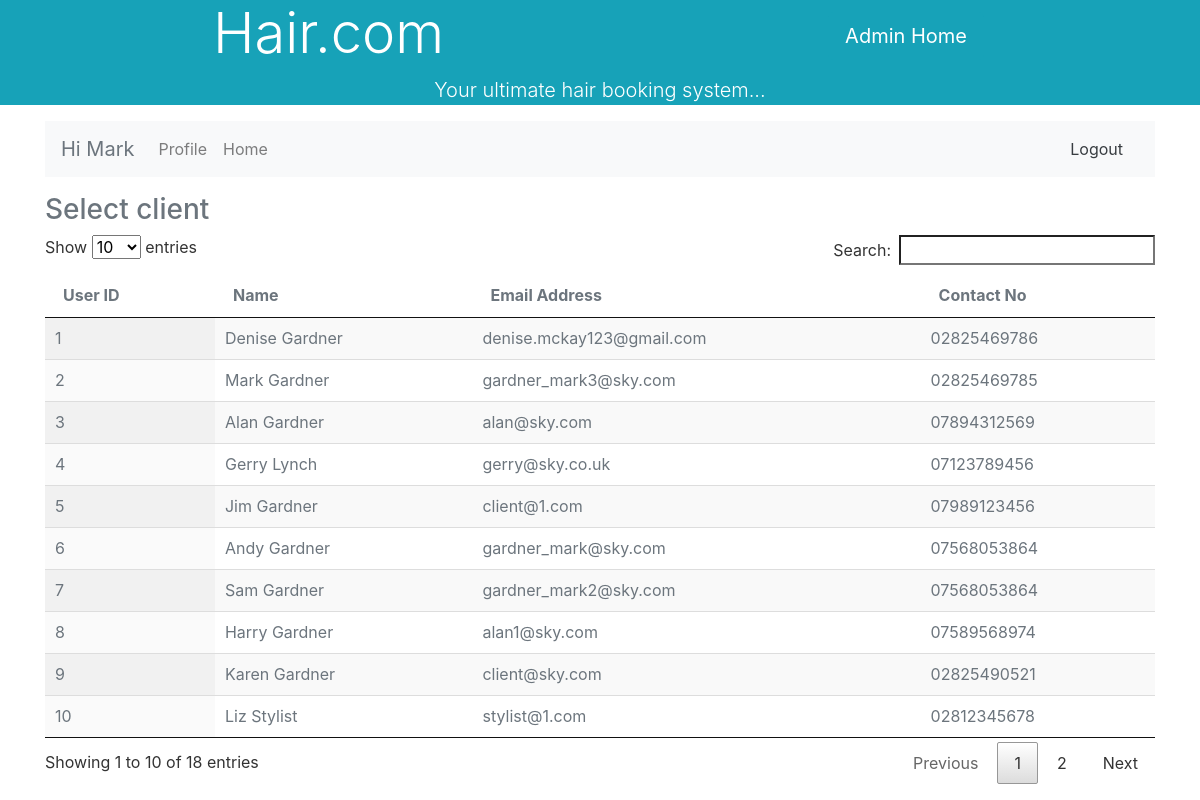
Page /bookApp.php (signed in) on the committed database.
### tables this page shows
CREATE TABLE `tblusers` (
  `UserID` int(11) NOT NULL,
  `Firstname` varchar(50) NOT NULL,
  `Surname` varchar(50) NOT NULL,
  `Username` varchar(50) NOT NULL,
  `Password` char(255) NOT NULL,
  `phonenumber` varchar(11) DEFAULT NULL,
  `address1` varchar(50) DEFAULT '''NULL''',
  `address2` varchar(50) DEFAULT '''NULL''',
  `postcode` varchar(8) DEFAULT '''NULL''',
  `DateRegistered` datetime NOT NULL DEFAULT current_timestamp(),
  `UserType` int(1) NOT NULL,
  `hairAnalysis` tinyint(1) NOT NULL
);

### bookApp.php (the view, shortened to what this page needs)
<?php
include 'myFunctions.php';
?>
<!doctype html>
<html lang="en">
<head>
    <link rel="stylesheet" type="text/css" href="css/jquery.dataTables.min.css"/>
    <link rel="stylesheet" type="text/css" href="css/buttons.dataTables.min.css"/>
    <link href="bootstrap-4.0.0-dist\css\bootstrap.min.css" rel="stylesheet"/>
    <link href="css/my.css" rel="stylesheet"/>
</head>
<body>
<div class="float-right sticky-top"
     style="padding:1% 18%"><?php Button('Admin Home', 'hair.com_stylistAdmin_home.php') ?></div>
<div class="container text-muted">
    <?php
    $query = "SELECT * FROM tblusers";
    $result = $db->query($query);
    if ($result->num_rows > 0) {
    ?>
    <h3>Select client</h3>
    <table id="custTbl" class="display nowrap" >
        <thead>
        <tr>
            <th scope="col">User ID</th>
            <th scope="col">Name</th>
            <th scope="col">Email Address</th>
            <th scope="col">Contact No</th>
        </tr>
        </thead>
        <?php
        while ($row = mysqli_fetch_array($result)) {
            $id = $row['UserID'];
            $Firstname = $row['Firstname'];
            $surname = $row['Surname'];
            $username = $row['Username'];
            $phonenumber = $row['phonenumber'];
            ?>
            <tr style="cursor: pointer;" onclick="location.href='appBookForm.php?custID=<?php echo $id  ?>';" >
            <td> <?php echo $row['UserID'] ?> </td>
                <td>
                    <div> <?php echo $Firstname . " " . $surname ?> </div>
                </td>
                <td>
                    <div class='edit' id='<?php echo $id; ?>'> <?php echo $username; ?> </div>
                </td>
                <td>
                    <div class='edit' id='<?php echo $id; ?>'> <?php echo $phonenumber; ?></div>
                </td>
            </tr>
            <?php
        }
        }
        ?>
    </table>
</div>
</body>
</html>

### css/my.css (style rules this page uses)
.edit { width: 100%; height: 25px; }

### rows in the picture
tblusers: UserID "1", Firstname "Denise", Surname "Gardner", Username "denise.mckay123@gmail.com", phonenumber "02825469786"
tblusers: UserID "2", Firstname "Mark", Surname "Gardner", Username "gardner_mark3@sky.com", phonenumber "02825469785"
tblusers: UserID "3", Firstname "Alan", Surname "Gardner", Username "alan@sky.com", phonenumber "07894312569"
tblusers: UserID "4", Firstname "Gerry", Surname "Lynch", Username "gerry@sky.co.uk", phonenumber "07123789456"
tblusers: UserID "5", Firstname "Jim", Surname "Gardner", Username "client@1.com", phonenumber "07989123456"
tblusers: UserID "6", Firstname "Andy", Surname "Gardner", Username "gardner_mark@sky.com", phonenumber "07568053864"
tblusers: UserID "7", Firstname "Sam", Surname "Gardner", Username "gardner_mark2@sky.com", phonenumber "07568053864"
tblusers: UserID "8", Firstname "Harry", Surname "Gardner", Username "alan1@sky.com", phonenumber "07589568974"
tblusers: UserID "9", Firstname "Karen", Surname "Gardner", Username "client@sky.com", phonenumber "02825490521"
tblusers: UserID "10", Firstname "Liz", Surname "Stylist", Username "stylist@1.com", phonenumber "02812345678"

### other values in the picture
$string "Admin Home"
$text "Hair.com"
$text2 "Your ultimate hair booking system..."
$_SESSION['user']['firstname'] "Mark"
